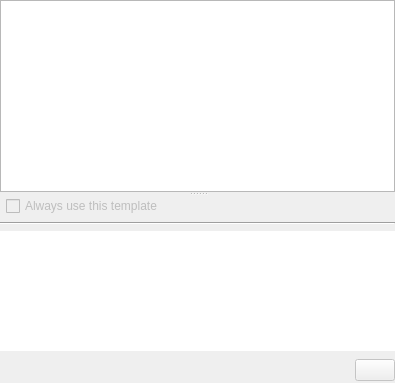
<?xml version="1.0" encoding="utf-8"?>
<ui version="4.0">
 <author>
    SPDX-FileCopyrightText: none
    SPDX-License-Identifier: GPL-3.0-or-later
  </author>
 <class>KisDetailsPaneBase</class>
 <widget class="QWidget" name="KisDetailsPaneBase">
  <property name="geometry">
   <rect>
    <x>0</x>
    <y>0</y>
    <width>395</width>
    <height>383</height>
   </rect>
  </property>
  <property name="windowTitle">
   <string comment="KDE::DoNotExtract">DetailsPaneBase</string>
  </property>
  <layout class="QGridLayout">
   <property name="leftMargin">
    <number>0</number>
   </property>
   <property name="topMargin">
    <number>0</number>
   </property>
   <property name="rightMargin">
    <number>0</number>
   </property>
   <property name="bottomMargin">
    <number>0</number>
   </property>
   <item colspan="2" column="0" row="0">
    <widget class="QSplitter" name="m_splitter">
     <property name="orientation">
      <enum>Qt::Vertical</enum>
     </property>
     <widget class="QTreeView" name="m_documentList">
      <property name="sizePolicy">
       <sizepolicy hsizetype="Minimum" vsizetype="MinimumExpanding">
        <horstretch>1</horstretch>
        <verstretch>0</verstretch>
       </sizepolicy>
      </property>
      <property name="rootIsDecorated">
       <bool>false</bool>
      </property>
      <property name="itemsExpandable">
       <bool>false</bool>
      </property>
     </widget>
     <widget class="QWidget" name="layoutWidget">
      <layout class="QGridLayout">
       <item column="2" row="0">
        <spacer>
         <property name="orientation">
          <enum>Qt::Horizontal</enum>
         </property>
         <property name="sizeType">
          <enum>QSizePolicy::Expanding</enum>
         </property>
         <property name="sizeHint" stdset="0">
          <size>
           <width>10</width>
           <height>10</height>
          </size>
         </property>
        </spacer>
       </item>
       <item column="1" row="4">
        <spacer>
         <property name="orientation">
          <enum>Qt::Horizontal</enum>
         </property>
         <property name="sizeType">
          <enum>QSizePolicy::Expanding</enum>
         </property>
         <property name="sizeHint" stdset="0">
          <size>
           <width>461</width>
           <height>26</height>
          </size>
         </property>
        </spacer>
       </item>
       <item colspan="3" column="0" row="3">
        <widget class="QTextBrowser" name="m_detailsLabel">
         <property name="sizePolicy">
          <sizepolicy hsizetype="Preferred" vsizetype="Preferred">
           <horstretch>0</horstretch>
           <verstretch>0</verstretch>
          </sizepolicy>
         </property>
         <property name="frameShape">
          <enum>QFrame::NoFrame</enum>
         </property>
        </widget>
       </item>
       <item column="2" row="4">
        <widget class="QPushButton" name="m_openButton">
         <property name="enabled">
          <bool>false</bool>
         </property>
         <property name="text">
          <string/>
         </property>
         <property name="autoDefault">
          <bool>true</bool>
         </property>
         <property name="default">
          <bool>true</bool>
         </property>
        </widget>
       </item>
       <item column="0" row="0">
        <spacer>
         <property name="orientation">
          <enum>Qt::Horizontal</enum>
         </property>
         <property name="sizeType">
          <enum>QSizePolicy::Expanding</enum>
         </property>
         <property name="sizeHint" stdset="0">
          <size>
           <width>10</width>
           <height>10</height>
          </size>
         </property>
        </spacer>
       </item>
       <item colspan="3" column="0" row="2">
        <widget class="Line" name="line1">
         <property name="frameShape">
          <enum>QFrame::HLine</enum>
         </property>
         <property name="frameShadow">
          <enum>QFrame::Sunken</enum>
         </property>
         <property name="orientation">
          <enum>Qt::Horizontal</enum>
         </property>
        </widget>
       </item>
       <item column="1" row="0">
        <widget class="QCheckBox" name="m_alwaysUseCheckBox">
         <property name="enabled">
          <bool>false</bool>
         </property>
         <property name="sizePolicy">
          <sizepolicy hsizetype="Preferred" vsizetype="Fixed">
           <horstretch>0</horstretch>
           <verstretch>0</verstretch>
          </sizepolicy>
         </property>
         <property name="toolTip">
          <string>Always use this template at application start up</string>
         </property>
         <property name="text">
          <string>Always use this template</string>
         </property>
        </widget>
       </item>
      </layout>
     </widget>
    </widget>
   </item>
  </layout>
 </widget>
 <tabstops>
  <tabstop>m_documentList</tabstop>
  <tabstop>m_alwaysUseCheckBox</tabstop>
  <tabstop>m_detailsLabel</tabstop>
 </tabstops>
 <resources/>
 <connections/>
</ui>
